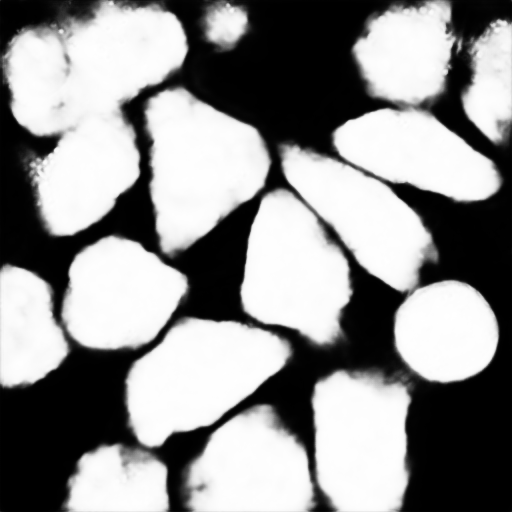
#> input picture Data/output_image/val_epoch_29_batch_20.tif, 512 x 512 px
$ jupyter execute --allow-errors past_processing.ipynb
#> lines starting #> are read from the running program, lines starting #| are printed output that depends on the picture; after the words box and inside, x2 and y2 are one past the last pixel; in counts of white or black regions, pixels touching at a corner belong together
# Past Processing

The primary aim of this notebook is to provide a framework for handling and analyzing past data, enabling users to extract meaningful insights and visualize trends over time.

#### Methods Defined
1. **read_image(image_path)**:
   - **Purpose**: Reads an image from the specified path in grayscale.
   - **Parameters**: `image_path` - The path to the image file.
   - **Returns**: Grayscale image array.

2. **binarize_image(image_path, threshold)**:
   - **Purpose**: Converts a grayscale image to a binary image based on a threshold.
   - **Parameters**:
     - `image_path` - The path to the image file.
     - `threshold` - The threshold value for binarization.
   - **Returns**: Binary image array.

3. **erosion(label, erosion_size)**:
   - **Purpose**: Applies binary erosion to an image label.
   - **Parameters**:
     - `label` - The label image array.
     - `erosion_size` - The size of the erosion kernel.
   - **Returns**: Eroded image array.

4. **dilation(image, dilation_size)**:
   - **Purpose**: Applies binary dilation to an image.
   - **Parameters**:
     - `image` - The image array.
     - `dilation_size` - The size of the dilation kernel.
   - **Returns**: Dilated image array.

5. **overlay_mask(image, mask)**:
   - **Purpose**: Overlays a mask on an image, highlighting certain areas.
   - **Parameters**:
     - `image` - The original image array.
     - `mask` - The binary mask array.
   - **Returns**: Color image with the mask overlaid.

#### Processing Steps
1. **Reading Images**:
   - Reads the original image and the label image from the specified paths.

2. **Equalization and Normalization**:
   - Applies histogram equalization to both the image and the label for contrast adjustment.
   - Performs min-max normalization on the equalized label.

3. **Binarization**:
   - Converts the normalized label to a binary image based on a threshold.

4. **Erosion and Dilation**:
   - Applies erosion followed by dilation to the binarized label for morphological operations.

5. **Overlaying Masks**:
   - Overlays the processed mask onto the original image.
   - Applies further erosion to create another mask and overlay it in a different color.

6. **Visualization**:
   - Plots the final image with the masks overlaid.

These methods are designed to process images, particularly for tasks like segmentation and highlighting specific regions in the images using morphological operations.

[cell 1]
from skimage import morphology
import skimage.io as sio
import cv2
import numpy as np
import matplotlib.pyplot as plt
import os
import pandas as pd

[cell 2]
def read_image(image_path):
    image = cv2.imread(image_path, cv2.IMREAD_GRAYSCALE)
    return image

def binarize_image(image_path, threshold):
    image = cv2.imread(image_path, cv2.IMREAD_GRAYSCALE)
    return np.where(image > threshold, 1, 0).astype(np.float32)

def erosion(label, erosion_size):
    markers = np.zeros_like(label)
    for i in range(1, int(label.max()) + 1):
        mask = label == i
        eroded_mask = morphology.binary_erosion(mask, np.ones((erosion_size, erosion_size)))
        markers[eroded_mask] = 1
    return markers.astype('float32')

def dilation(image, dilation_size):
    markers = np.zeros_like(image)
    for i in range(1, int(image.max()) + 1):
        mask = image == i
        dilated_mask = morphology.binary_dilation(mask, np.ones((dilation_size, dilation_size)))
        border_mask = dilated_mask & ~mask
        markers[border_mask] = 1
    return markers.astype('float32')

def overlay_mask(image, mask):
    color_image = cv2.cvtColor(image, cv2.COLOR_GRAY2BGR)
    color_image[mask == 1] = [255, 0, 0]
    return color_image

[cell 3]
image_path = 'Data/test/02/t083.tif'
label_path = 'Data/output_image/val_epoch_29_batch_20.tif'

image = read_image(image_path)
label = read_image(label_path)
#> in read_image, image is the input picture: shape (512, 512); min 0, max 255, mean 143.3

# Apply Min-Max Normalization
equalized_label = cv2.equalizeHist(label)
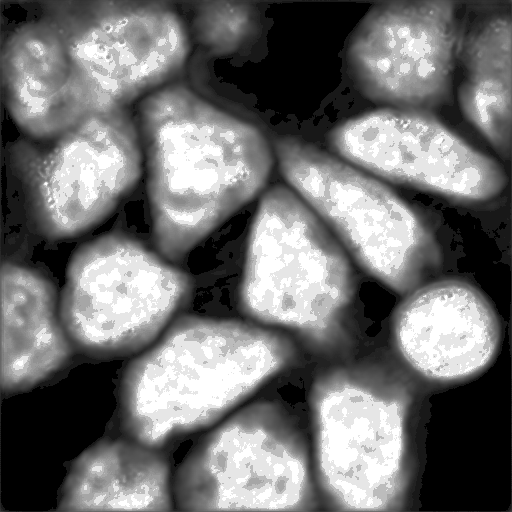
#> equalized_label: shape (512, 512); min 0, max 255, mean 112.8
equalized_image = cv2.equalizeHist(image)

min_val = np.min(equalized_label)
#> min_val = 0
max_val = np.max(equalized_label)
#> max_val = 255


min_max_normalized_image = (equalized_label - min_val) / (max_val - min_val) * 255
min_max_normalized_image = min_max_normalized_image.astype(np.uint8)


binarized_label = np.where(min_max_normalized_image > 90, 1, 0).astype(np.float32)
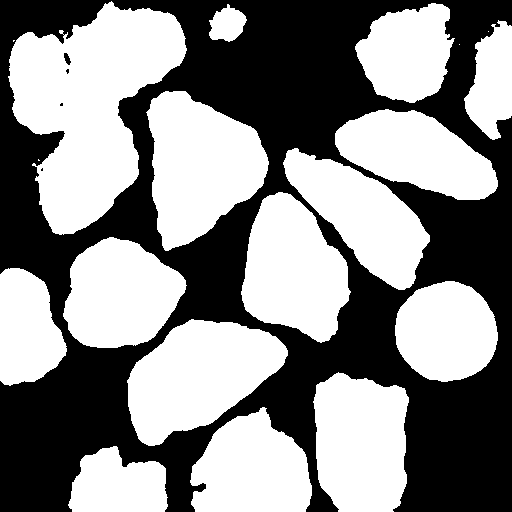
#> binarized_label: shape (512, 512) float32; values 0 (black) and 1 (white), 53.8% white; 5 black regions (3 under 20 px), largest, box (x1, y1, x2, y2) and area: (0, 0, 512, 512) 121137, (64, 53, 71, 65) 51

eroded_label = erosion(binarized_label, 8)
#> the loop in erosion, `for i in range(1, int(label.max()) + 1):` made 1 pass
#> pass 1, in erosion, `eroded_mask = morphology.binary_erosion(mask, np.ones((erosion_size, e..`:
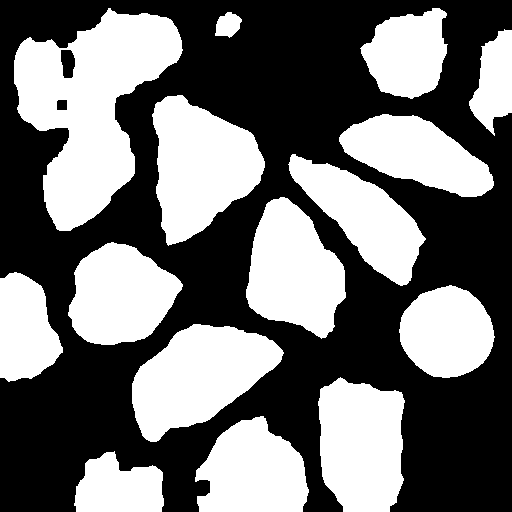
#> eroded_mask: shape (512, 512) bool; 44.7% white; 15 white regions, largest, box (x1, y1, x2, y2) and area: (14, 8, 183, 231) 19639, (152, 95, 265, 246) 10934, (132, 324, 284, 442) 10838

dilated_label = dilation(eroded_label,8)
#> the loop in dilation, `for i in range(1, int(image.max()) + 1):` made 1 pass
#> pass 1, in dilation, `dilated_mask = morphology.binary_dilation(mask, np.ones((dilation_size..`:
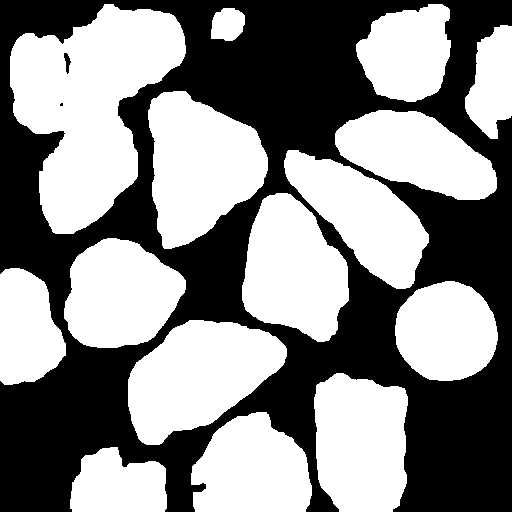
#> dilated_mask: shape (512, 512) bool; 53.5% white; 3 black regions (1 under 20 px), largest, box (x1, y1, x2, y2) and area: (0, 0, 512, 512) 121859, (64, 53, 71, 74) 78
#> pass 1, in dilation, `border_mask = dilated_mask & ~mask`:
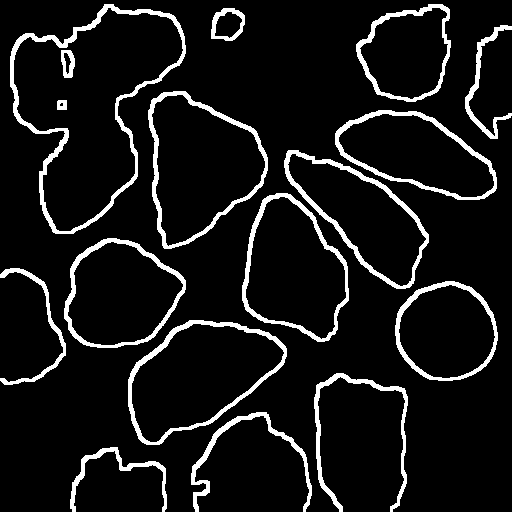
#> border_mask: shape (512, 512) bool; 8.8% white; 17 white regions, largest, box (x1, y1, x2, y2) and area: (10, 4, 186, 234) 3262, (284, 150, 429, 289) 1946, (128, 320, 287, 445) 1946


#> (the rest of this cell did not finish here and is left out)
